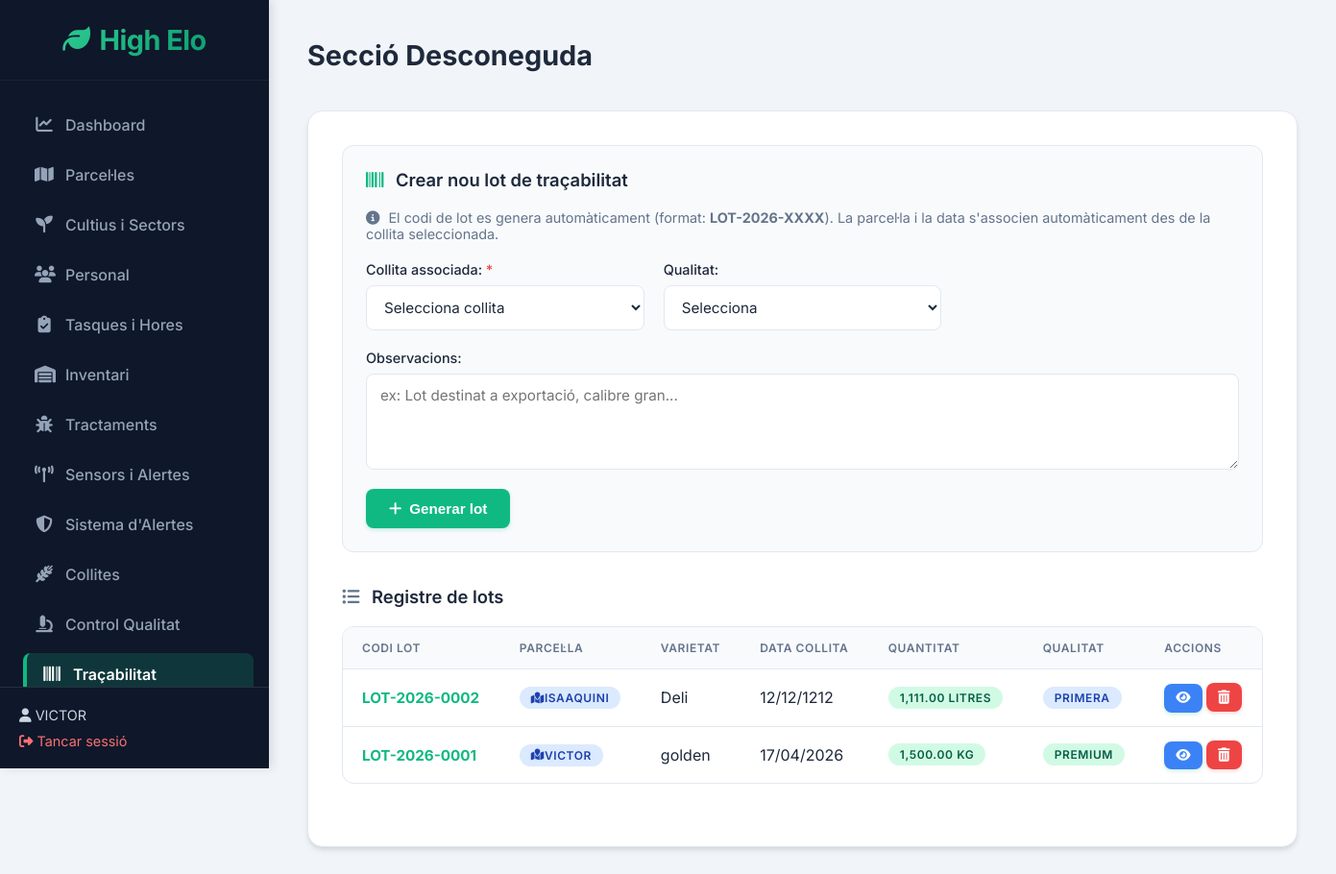
The app's page /index.php?p=lots (signed in) with its own data.
### tables this page shows
CREATE TABLE `lot` (
  `id_lot` int(11) NOT NULL,
  `codi_lot` varchar(30) NOT NULL,
  `id_collita` int(11) NOT NULL,
  `id_parcela` int(11) NOT NULL,
  `data_collita` date NOT NULL,
  `qualitat` varchar(50) DEFAULT NULL,
  `observacions` text DEFAULT NULL
);

CREATE TABLE `collita` (
  `id_collita` int(11) NOT NULL,
  `data_inici` date NOT NULL,
  `data_final` date DEFAULT NULL,
  `id_parcela` int(11) NOT NULL,
  `varietat` varchar(100) NOT NULL,
  `quantitat` decimal(10,2) NOT NULL DEFAULT 0.00,
  `unitat` varchar(30) NOT NULL DEFAULT 'kg',
  `treballadors` int(11) DEFAULT 0,
  `temperatura` decimal(5,2) DEFAULT NULL,
  `humitat` decimal(5,2) DEFAULT NULL,
  `estat_fruit` varchar(100) DEFAULT NULL,
  `incidencies` text DEFAULT NULL
);

### modules/lots.php (the view, shortened to what this page needs)
<?php
$conn->query("
    CREATE TABLE IF NOT EXISTS `Lot` (
        `id_lot` int(11) NOT NULL AUTO_INCREMENT,
        `codi_lot` varchar(30) NOT NULL,
        `id_collita` int(11) NOT NULL,
        `id_parcela` int(11) NOT NULL,
        `data_collita` date NOT NULL,
        `qualitat` varchar(50) DEFAULT NULL,
        `observacions` text DEFAULT NULL,
        PRIMARY KEY (`id_lot`),
        UNIQUE KEY `codi_lot` (`codi_lot`),
        KEY `id_collita` (`id_collita`),
        KEY `id_parcela` (`id_parcela`),
        CONSTRAINT `lot_ibfk_collita` FOREIGN KEY (`id_collita`) REFERENCES `Collita` (`id_collita`) ON DELETE CASCADE,
        CONSTRAINT `lot_ibfk_parcela` FOREIGN KEY (`id_parcela`) REFERENCES `Parcel·la` (`id_parcela`) ON DELETE CASCADE
    ) ENGINE=InnoDB DEFAULT CHARSET=utf8mb4 COLLATE=utf8mb4_spanish_ci
");
$detall = null;
?>
<div class="section">
<?php if ($detall): ?>
    <!-- ════════════════════════════════════════════
         VISTA DETALL: TRAÇABILITAT DEL LOT
         ════════════════════════════════════════════ -->
    <div style="display:flex; justify-content:space-between; align-items:center; margin-bottom:30px; flex-wrap:wrap; gap:15px;">
        <div>
            <h2 style="margin:0; font-size:1.6rem;">
                <i class="fa-solid fa-barcode" style="color:var(--primary); margin-right:10px;"></i>
                Traçabilitat: <?= htmlspecialchars($detall['codi_lot']) ?>
            </h2>
            <p style="color:var(--text-muted); margin:5px 0 0;">Fitxa completa de traçabilitat del lot</p>
        </div>
        <div style="display:flex; gap:10px; align-items:center;">
            <a href="?p=lots" class="btn" style="background:white; border:1px solid var(--border-color); color:var(--text-main); box-shadow:none;">
                <i class="fa-solid fa-arrow-left"></i> Tornar al llistat
            </a>
        </div>
    </div>
    <div style="display:flex; gap:30px; flex-wrap:wrap; margin-bottom:30px;">
        <div class="form-section" style="text-align:center; min-width:200px; flex:0 0 auto;">
            <h3 style="margin-bottom:15px;"><i class="fa-solid fa-qrcode" style="color:var(--primary); margin-right:8px;"></i> Codi QR</h3>
            <?php
            $qr_data = urlencode("LOT: " . $detall['codi_lot'] . " | Parcela: " . $detall['nom_parcela'] . " | Varietat: " . $detall['varietat'] . " | Data: " . $detall['data_collita'] . " | Qualitat: " . $detall['qualitat']);
            $qr_url = "https://api.qrserver.com/v1/create-qr-code/?size=200x200&data=$qr_data";
            ?>
            <img src="<?= $qr_url ?>" alt="QR del lot <?= htmlspecialchars($detall['codi_lot']) ?>"
                 style="border-radius:12px; border:2px solid var(--border-color); padding:8px; background:white;">
            <p style="color:var(--text-muted); font-size:0.85rem; margin-top:10px;">
                Escaneja per veure la informació del lot
            </p>
            <a href="<?= $qr_url ?>" download="QR-<?= $detall['codi_lot'] ?>.png" class="btn btn-icon" style="margin-top:8px; font-size:0.85rem;">
                <i class="fa-solid fa-download"></i> Descarregar QR
            </a>
        </div>
        <div class="form-section" style="flex:1; min-width:300px;">
            <h3><i class="fa-solid fa-tag" style="color:var(--warning); margin-right:8px;"></i> Dades del Lot</h3>
            <div class="form-grid" style="margin-bottom:0;">
                <div class="form-group">
                    <label style="color:var(--text-muted); font-size:0.8rem;">CODI LOT</label>
                    <span style="font-size:1.3rem; font-weight:700; color:var(--primary);"><?= htmlspecialchars($detall['codi_lot']) ?></span>
                </div>
                <div class="form-group">
                    <label style="color:var(--text-muted); font-size:0.8rem;">DATA COLLITA</label>
                    <span style="font-weight:600;"><?= date('d/m/Y', strtotime($detall['data_collita'])) ?></span>
                </div>
                <div class="form-group">
                    <label style="color:var(--text-muted); font-size:0.8rem;">QUALITAT</label>
                    <?php
                    $qc = 'badge-secondary';
                    if ($detall['qualitat'] === 'Premium') $qc = 'badge-success';
                    elseif ($detall['qualitat'] === 'Primera') $qc = 'badge-info';
                    elseif ($detall['qualitat'] === 'Segona') $qc = 'badge-warning';
                    elseif ($detall['qualitat'] === 'Industrial') $qc = 'badge-danger';
                    ?>
                    <span class="badge <?= $qc ?>" style="font-size:0.9rem;"><?= htmlspecialchars($detall['qualitat'] ?: '-') ?></span>
                </div>
                <div class="form-group full-width">
                    <label style="color:var(--text-muted); font-size:0.8rem;">OBSERVACIONS DEL LOT</label>
                    <span><?= nl2br(htmlspecialchars($detall['observacions'] ?: 'Cap observació')) ?></span>
                </div>
            </div>
        </div>
    </div>
    <div style="display:flex; gap:30px; flex-wrap:wrap;">
        <div class="form-section" style="flex:1; min-width:300px;">
            <h3><i class="fa-solid fa-wheat-awn" style="color:var(--primary-dark); margin-right:8px;"></i> Dades de la Collita</h3>
            <div class="form-grid" style="margin-bottom:0;">
                <div class="form-group">
                    <label style="color:var(--text-muted); font-size:0.8rem;">VARIETAT</label>
                    <span style="font-weight:600;"><?= htmlspecialchars($detall['varietat']) ?></span>
                </div>
                <div class="form-group">
                    <label style="color:var(--text-muted); font-size:0.8rem;">QUANTITAT</label>
                    <span class="badge badge-success" style="font-size:0.9rem;"><?= number_format($detall['quantitat'], 2) ?> <?= htmlspecialchars($detall['unitat']) ?></span>
                </div>
                <div class="form-group">
                    <label style="color:var(--text-muted); font-size:0.8rem;">PERÍODE</label>
                    <span><?= date('d/m/Y', strtotime($detall['data_inici'])) ?>
                    <?php if ($detall['data_final']): ?> → <?= date('d/m/Y', strtotime($detall['data_final'])) ?><?php endif; ?></span>
                </div>
                <div class="form-group">
                    <label style="color:var(--text-muted); font-size:0.8rem;">TREBALLADORS</label>
                    <span><i class="fa-solid fa-user-group" style="color:var(--text-muted); margin-right:5px;"></i><?= $detall['treballadors'] ?: '-' ?></span>
                </div>
                <div class="form-group">
                    <label style="color:var(--text-muted); font-size:0.8rem;">TEMPERATURA</label>
                    <span><?= $detall['temperatura'] !== null ? $detall['temperatura'] . '°C' : '-' ?></span>
                </div>
                <div class="form-group">
                    <label style="color:var(--text-muted); font-size:0.8rem;">HUMITAT</label>
                    <span><?= $detall['humitat'] !== null ? $detall['humitat'] . '%' : '-' ?></span>
                </div>
                <div class="form-group">
                    <label style="color:var(--text-muted); font-size:0.8rem;">ESTAT FRUIT</label>
                    <?php
                    $ef = $detall['estat_fruit'];
                    $efc = 'badge-secondary';
                    if ($ef === 'Excel·lent') $efc = 'badge-success';
                    elseif ($ef === 'Bo') $efc = 'badge-info';
                    elseif ($ef === 'Acceptable') $efc = 'badge-warning';
                    elseif ($ef === 'Deficient' || $ef === 'Malmès') $efc = 'badge-danger';
                    ?>
                    <span class="badge <?= $efc ?>"><?= htmlspecialchars($ef ?: '-') ?></span>
                </div>
            </div>
        </div>
        <div class="form-section" style="flex:1; min-width:300px;">
            <h3><i class="fa-solid fa-map-location-dot" style="color:var(--info); margin-right:8px;"></i> Dades de la Parcel·la</h3>
            <div class="form-grid" style="margin-bottom:0;">
                <div class="form-group">
                    <label style="color:var(--text-muted); font-size:0.8rem;">NOM</label>
                    <span style="font-weight:600; font-size:1.1rem;"><?= htmlspecialchars($detall['nom_parcela']) ?></span>
                </div>
                <div class="form-group">
                    <label style="color:var(--text-muted); font-size:0.8rem;">SUPERFÍCIE</label>
                    <span><?= number_format($detall['superficie'], 2) ?> ha</span>
                </div>
                <div class="form-group">
                    <label style="color:var(--text-muted); font-size:0.8rem;">COORDENADES</label>
                    <span><i class="fa-solid fa-location-dot" style="color:var(--danger); margin-right:5px;"></i><?= htmlspecialchars($detall['coordenades'] ?: '-') ?></span>
                </div>
                <div class="form-group">
                    <label style="color:var(--text-muted); font-size:0.8rem;">TEXTURA SÒL</label>
                    <span><?= htmlspecialchars($detall['textura'] ?: '-') ?></span>
                </div>
            </div>
        </div>
    </div>
<?php else: ?>
    <div class="form-section">
        <h3><i class="fa-solid fa-barcode" style="color:var(--primary); margin-right:8px;"></i> Crear nou lot de traçabilitat</h3>
        <p style="color:var(--text-muted); margin-bottom:20px; font-size:0.9rem;">
            <i class="fa-solid fa-circle-info" style="margin-right:5px;"></i>
            El codi de lot es genera automàticament (format: <strong>LOT-<?= date('Y') ?>-XXXX</strong>).
            La parcel·la i la data s'associen automàticament des de la collita seleccionada.
        </p>
        <form method="post">
            <div class="form-grid">
                <div class="form-group">
                    <label>Collita associada: <span style="color:var(--danger);">*</span></label>
                    <select name="id_collita" required>
                        <option value="">Selecciona collita</option>
                    </select>
                </div>
                <div class="form-group">
                    <label>Qualitat:</label>
                    <select name="qualitat">
                        <option value="">Selecciona</option>
                    </select>
                </div>
                <div class="form-group full-width">
                    <label>Observacions:</label>
                    <textarea name="observacions" rows="2" placeholder="ex: Lot destinat a exportació, calibre gran..."></textarea>
                </div>
            </div>
            <button type="submit" class="btn"><i class="fa-solid fa-plus"></i> Generar lot</button>
        </form>
    </div>
    <h3><i class="fa-solid fa-list-ul" style="margin-right:8px; color:var(--text-muted);"></i> Registre de lots</h3>
    <?php
    $lots = $conn->query("
        SELECT l.*, c.varietat, c.quantitat, c.unitat, p.nom AS nom_parcela
        FROM Lot l
        JOIN Collita c ON l.id_collita = c.id_collita
        JOIN Parcel·la p ON l.id_parcela = p.id_parcela
        ORDER BY l.id_lot DESC
    ");
    if ($lots && $lots->num_rows > 0):
    ?>
        <div class="table-container">
            <table>
                <tr>
                    <th>Codi Lot</th>
                    <th>Parcel·la</th>
                    <th>Varietat</th>
                    <th>Data collita</th>
                    <th>Quantitat</th>
                    <th>Qualitat</th>
                    <th>Accions</th>
                </tr>
                <?php while ($l = $lots->fetch_assoc()): ?>
                    <tr>
                        <td><strong style="color:var(--primary); font-size:0.95rem;"><?= htmlspecialchars($l['codi_lot']) ?></strong></td>
                        <td><span class="badge badge-info"><i class="fa-solid fa-map-location"></i> <?= htmlspecialchars($l['nom_parcela']) ?></span></td>
                        <td><?= htmlspecialchars($l['varietat']) ?></td>
                        <td><?= date('d/m/Y', strtotime($l['data_collita'])) ?></td>
                        <td><span class="badge badge-success"><?= number_format($l['quantitat'], 2) ?> <?= htmlspecialchars($l['unitat']) ?></span></td>
                        <td>
                            <?php
                            $qc = 'badge-secondary';
                            if ($l['qualitat'] === 'Premium') $qc = 'badge-success';
                            elseif ($l['qualitat'] === 'Primera') $qc = 'badge-info';
                            elseif ($l['qualitat'] === 'Segona') $qc = 'badge-warning';
                            elseif ($l['qualitat'] === 'Industrial') $qc = 'badge-danger';
                            echo "<span class='badge $qc'>" . htmlspecialchars($l['qualitat'] ?: '-') . "</span>";
                            ?>
                        </td>
                        <td style="white-space:nowrap;">
                            <a href="?p=lots&detall_lot=<?= $l['id_lot'] ?>"
                               class="btn btn-icon" style="background:var(--info); color:#fff; padding:8px 12px; font-size:0.85rem;" title="Veure detall">
                                <i class="fa-solid fa-eye"></i>
                            </a>
                            <a href="?p=lots&eliminar=lot&id=<?= $l['id_lot'] ?>"
                               class="btn btn-red btn-icon" onclick="return confirm('Segur que vols eliminar aquest lot?');" title="Eliminar">
                                <i class="fa-solid fa-trash-can"></i>
                            </a>
                        </td>
                    </tr>
                <?php endwhile; ?>
            </table>
        </div>
    <?php else: ?>
        <p style="color:var(--text-muted);"><i class="fa-solid fa-folder-open"></i> Encara no hi ha lots registrats. Crea'n un associat a una collita!</p>
    <?php endif; ?>
<?php endif; ?>
</div>

### records on screen
lot: codi_lot "LOT-2026-0002", id_parcela.nom "ISAAQUINI", id_collita.varietat "Deli", data_collita "12/12/1212", id_collita.quantitat "1,111.00", id_collita.unitat "LITRES", qualitat "PRIMERA"
lot: codi_lot "LOT-2026-0001", id_parcela.nom "VICTOR", id_collita.varietat "golden", data_collita "17/04/2026", id_collita.quantitat "1,500.00", id_collita.unitat "KG", qualitat "PREMIUM"

### other values on screen
$_SESSION['usuari_nom'] "VICTOR"
$titols[$p] "Secció Desconeguda"
